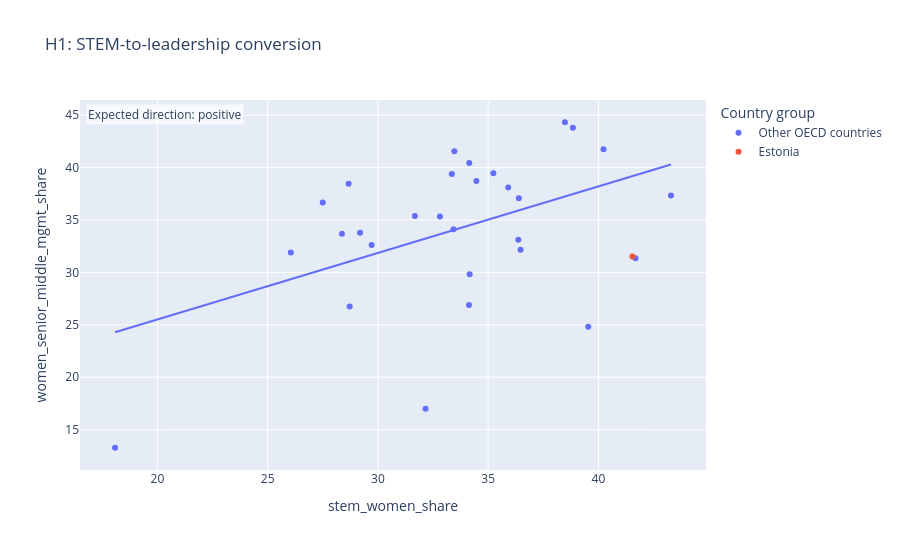

Source (notebook cell):
### Markdown cell above
### H1 — STEM-to-leadership conversion

### Code cell
h1 = hypothesis_plan[hypothesis_plan["hypothesis_id"] == "H1"].iloc[0]

plot_hypothesis_scatter(df_main, h1)
show_hypothesis_result(hypothesis_test_results_rounded, "H1")

### Figure 1 — Plotly figure (JSON) as saved in the notebook; plotly's stock layout.template omitted (floating-point values rounded to 4 significant figures)
{"data": [{"hovertemplate": "<b>%{hovertext}</b><br><br>Country group=Other OECD countries<br>stem_women_share=%{x}<br>women_senior_middle_mgmt_share=%{y}<extra></extra>", "hovertext": ["AUS", "AUT", "BEL", "CHE", "CZE", "DEU", "DNK", "ESP", "FIN", "FRA", "GBR", "GRC", "HUN", "IRL", "ISL", "ISR", "ITA", "JPN", "LTU", "LUX", "LVA", "NLD", "NOR", "POL", "PRT", "SVK", "SVN", "SWE", "USA"], "legendgroup": "Other OECD countries", "marker": {"color": "#636efa", "symbol": "circle"}, "mode": "markers", "name": "Other OECD countries", "orientation": "v", "showlegend": true, "type": "scatter", "x": [33.35, 29.19, 28.37, 26.05, 34.13, 28.72, 36.37, 27.5, 34.14, 34.47, 35.24, 41.68, 28.67, 36.39, 43.29, 36.47, 39.54, 18.08, 31.68, 32.16, 33.47, 34.16, 29.71, 40.23, 35.91, 33.43, 32.81, 38.84, 38.48], "xaxis": "x", "y": [39.39, 33.79, 33.69, 31.9, 26.9, 26.76, 33.12, 36.67, 40.45, 38.72, 39.46, 31.36, 38.47, 37.08, 37.35, 32.17, 24.82, 13.27, 35.38, 16.98, 41.57, 29.82, 32.62, 41.76, 38.1, 34.11, 35.33, 43.8, 44.33], "yaxis": "y"}, {"hovertemplate": "<b>OLS trendline</b><br>women_senior_middle_mgmt_share = 0.634856 * stem_women_share + 12.8187<br>R<sup>2</sup>=0.214972<br><br>Country group=Other OECD countries<br>stem_women_share=%{x}<br>women_senior_middle_mgmt_share=%{y} <b>(trend)</b><extra></extra>", "legendgroup": "Other OECD countries", "marker": {"color": "#636efa", "symbol": "circle"}, "mode": "lines", "name": "Other OECD countries", "showlegend": false, "type": "scatter", "x": [18.08, 26.05, 27.5, 28.37, 28.67, 28.72, 29.19, 29.71, 31.68, 32.16, 32.81, 33.35, 33.43, 33.47, 34.13, 34.14, 34.16, 34.47, 35.24, 35.91, 36.37, 36.39, 36.47, 38.48, 38.84, 39.54, 40.23, 41.68, 43.29], "xaxis": "x", "y": [24.3, 29.36, 30.28, 30.83, 31.02, 31.05, 31.35, 31.68, 32.93, 33.24, 33.65, 33.99, 34.04, 34.07, 34.49, 34.49, 34.51, 34.7, 35.19, 35.62, 35.91, 35.92, 35.97, 37.25, 37.48, 37.92, 38.36, 39.28, 40.3], "yaxis": "y"}, {"hovertemplate": "<b>%{hovertext}</b><br><br>Country group=Estonia<br>stem_women_share=%{x}<br>women_senior_middle_mgmt_share=%{y}<extra></extra>", "hovertext": ["EST"], "legendgroup": "Estonia", "marker": {"color": "#EF553B", "symbol": "circle"}, "mode": "markers", "name": "Estonia", "orientation": "v", "showlegend": true, "type": "scatter", "x": [41.55], "xaxis": "x", "y": [31.51], "yaxis": "y"}, {"hovertemplate": "Country group=Estonia<extra></extra>", "legendgroup": "Estonia", "marker": {"color": "#EF553B", "symbol": "circle"}, "mode": "lines", "name": "Estonia", "showlegend": false, "type": "scatter", "xaxis": "x", "yaxis": "y"}], "layout": {"annotations": [{"align": "left", "bgcolor": "rgba(255,255,255,0.7)", "showarrow": false, "text": "Expected direction: positive", "x": 0.01, "xref": "paper", "y": 0.99, "yref": "paper"}], "height": 550, "legend": {"title": {"text": "Country group"}, "tracegroupgap": 0}, "title": {"text": "H1: STEM-to-leadership conversion"}, "xaxis": {"anchor": "y", "domain": [0.0, 1.0], "title": {"text": "stem_women_share"}}, "yaxis": {"anchor": "x", "domain": [0.0, 1.0], "title": {"text": "women_senior_middle_mgmt_share"}}}}
